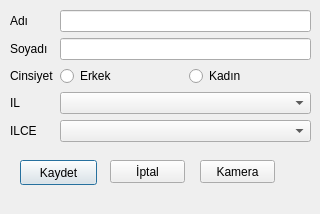
<?xml version="1.0" encoding="UTF-8"?>
<ui version="4.0">
 <class>Dialog</class>
 <widget class="QDialog" name="Dialog">
  <property name="geometry">
   <rect>
    <x>0</x>
    <y>0</y>
    <width>320</width>
    <height>214</height>
   </rect>
  </property>
  <property name="windowTitle">
   <string>Dialog</string>
  </property>
  <widget class="QWidget" name="formLayoutWidget">
   <property name="geometry">
    <rect>
     <x>10</x>
     <y>10</y>
     <width>301</width>
     <height>141</height>
    </rect>
   </property>
   <layout class="QFormLayout" name="formLayout">
    <item row="0" column="0">
     <widget class="QLabel" name="label">
      <property name="text">
       <string>Adı</string>
      </property>
     </widget>
    </item>
    <item row="0" column="1">
     <widget class="QLineEdit" name="txtAd"/>
    </item>
    <item row="1" column="0">
     <widget class="QLabel" name="label_2">
      <property name="text">
       <string>Soyadı</string>
      </property>
     </widget>
    </item>
    <item row="1" column="1">
     <widget class="QLineEdit" name="txtSoyad"/>
    </item>
    <item row="2" column="0">
     <widget class="QLabel" name="label_3">
      <property name="text">
       <string>Cinsiyet</string>
      </property>
     </widget>
    </item>
    <item row="2" column="1">
     <layout class="QHBoxLayout" name="horizontalLayout">
      <item>
       <widget class="QRadioButton" name="rdb2">
        <property name="text">
         <string>Erkek</string>
        </property>
       </widget>
      </item>
      <item>
       <widget class="QRadioButton" name="rdb1">
        <property name="text">
         <string>Kadın</string>
        </property>
       </widget>
      </item>
     </layout>
    </item>
    <item row="3" column="0">
     <widget class="QLabel" name="label_4">
      <property name="text">
       <string>IL</string>
      </property>
     </widget>
    </item>
    <item row="3" column="1">
     <widget class="QComboBox" name="cmbIl"/>
    </item>
    <item row="4" column="0">
     <widget class="QLabel" name="label_5">
      <property name="text">
       <string>ILCE</string>
      </property>
     </widget>
    </item>
    <item row="4" column="1">
     <widget class="QComboBox" name="cmbIlce"/>
    </item>
   </layout>
  </widget>
  <widget class="QPushButton" name="pushButton">
   <property name="geometry">
    <rect>
     <x>20</x>
     <y>160</y>
     <width>77</width>
     <height>25</height>
    </rect>
   </property>
   <property name="text">
    <string>Kaydet</string>
   </property>
  </widget>
  <widget class="QPushButton" name="pushButton_2">
   <property name="geometry">
    <rect>
     <x>110</x>
     <y>160</y>
     <width>75</width>
     <height>23</height>
    </rect>
   </property>
   <property name="text">
    <string>İptal</string>
   </property>
  </widget>
  <widget class="QPushButton" name="pushButton_3">
   <property name="geometry">
    <rect>
     <x>200</x>
     <y>160</y>
     <width>75</width>
     <height>23</height>
    </rect>
   </property>
   <property name="text">
    <string>Kamera</string>
   </property>
  </widget>
 </widget>
 <resources/>
 <connections/>
</ui>
